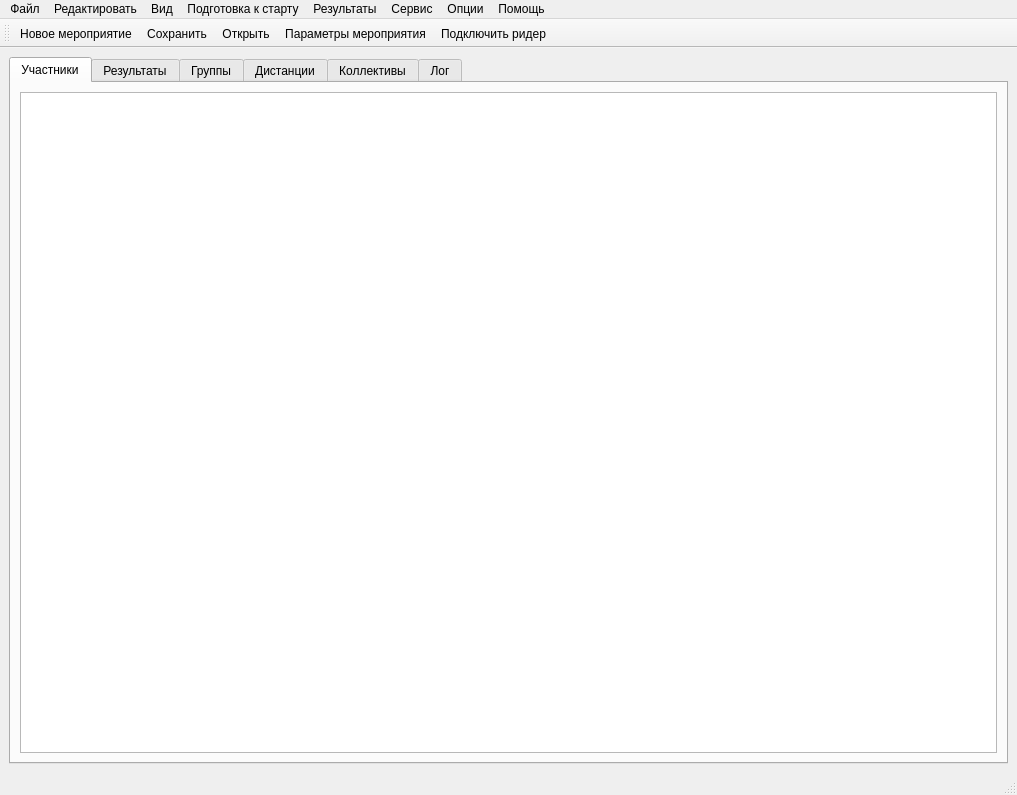
<?xml version="1.0" encoding="UTF-8"?>
<ui version="4.0">
 <class>MainWindow</class>
 <widget class="QMainWindow" name="MainWindow">
  <property name="geometry">
   <rect>
    <x>0</x>
    <y>0</y>
    <width>1017</width>
    <height>795</height>
   </rect>
  </property>
  <property name="windowTitle">
   <string>T-Event</string>
  </property>
  <widget class="QWidget" name="centralwidget">
   <layout class="QGridLayout" name="gridLayout_2">
    <item row="0" column="0">
     <widget class="QTabWidget" name="tabWidget">
      <property name="currentIndex">
       <number>0</number>
      </property>
      <property name="iconSize">
       <size>
        <width>10</width>
        <height>10</height>
       </size>
      </property>
      <widget class="QWidget" name="tab1Person">
       <attribute name="title">
        <string>Участники</string>
       </attribute>
       <layout class="QVBoxLayout" name="verticalLayout_2">
        <item>
         <widget class="QTableView" name="tablePerson"/>
        </item>
       </layout>
      </widget>
      <widget class="QWidget" name="tab2Result">
       <attribute name="title">
        <string>Результаты</string>
       </attribute>
       <layout class="QGridLayout" name="gridLayout_4">
        <item row="0" column="0">
         <widget class="QTableView" name="tableResult">
          <property name="selectionBehavior">
           <enum>QAbstractItemView::SelectRows</enum>
          </property>
         </widget>
        </item>
       </layout>
      </widget>
      <widget class="QWidget" name="tab3Group">
       <attribute name="title">
        <string>Группы</string>
       </attribute>
       <layout class="QVBoxLayout" name="verticalLayout_3">
        <item>
         <widget class="QTableView" name="tableGroup"/>
        </item>
       </layout>
      </widget>
      <widget class="QWidget" name="tab4Dist">
       <attribute name="title">
        <string>Дистанции</string>
       </attribute>
       <layout class="QVBoxLayout" name="verticalLayout_4">
        <item>
         <widget class="QTableView" name="tableDist"/>
        </item>
       </layout>
      </widget>
      <widget class="QWidget" name="tab5Org">
       <attribute name="title">
        <string>Коллективы</string>
       </attribute>
       <layout class="QVBoxLayout" name="verticalLayout">
        <item>
         <widget class="QTableView" name="tableOrg"/>
        </item>
       </layout>
      </widget>
      <widget class="QWidget" name="tab6log">
       <attribute name="title">
        <string>Лог</string>
       </attribute>
       <layout class="QGridLayout" name="gridLayout">
        <item row="0" column="0">
         <widget class="QTextEdit" name="msg_log">
          <property name="sizePolicy">
           <sizepolicy hsizetype="Expanding" vsizetype="Expanding">
            <horstretch>0</horstretch>
            <verstretch>0</verstretch>
           </sizepolicy>
          </property>
         </widget>
        </item>
       </layout>
      </widget>
     </widget>
    </item>
   </layout>
  </widget>
  <widget class="QMenuBar" name="menubar">
   <property name="geometry">
    <rect>
     <x>0</x>
     <y>0</y>
     <width>1017</width>
     <height>25</height>
    </rect>
   </property>
   <widget class="QMenu" name="menu">
    <property name="title">
     <string>Файл</string>
    </property>
    <widget class="QMenu" name="menu_2">
     <property name="title">
      <string>Импорт</string>
     </property>
     <widget class="QMenu" name="menu_SecretarST">
      <property name="title">
       <string>Заличка из SecretarST</string>
      </property>
      <addaction name="onOpenCsvSecretarStOne"/>
      <addaction name="onOpenCsvSecretarStTwo"/>
      <addaction name="onOpenCsvSecretarStFour"/>
     </widget>
     <addaction name="act_import_csv_orgeo_ru"/>
     <addaction name="act_Sportorg_JSON"/>
     <addaction name="menu_SecretarST"/>
    </widget>
    <addaction name="act_new"/>
    <addaction name="act_save"/>
    <addaction name="act_open"/>
    <addaction name="act_save_as"/>
    <addaction name="act_info"/>
    <addaction name="separator"/>
    <addaction name="menu_2"/>
    <addaction name="separator"/>
    <addaction name="act_quit"/>
   </widget>
   <widget class="QMenu" name="menu_3">
    <property name="title">
     <string>Редактировать</string>
    </property>
    <addaction name="act_insert"/>
    <addaction name="act_delete"/>
    <addaction name="act_copy"/>
    <addaction name="act_duplicate"/>
   </widget>
   <widget class="QMenu" name="menu_4">
    <property name="title">
     <string>Вид</string>
    </property>
    <addaction name="act_refresh"/>
    <addaction name="act_filtr"/>
    <addaction name="act_find"/>
    <addaction name="separator"/>
    <addaction name="act_show_persons"/>
    <addaction name="act_show_results"/>
    <addaction name="act_show_groups"/>
    <addaction name="act_show_dists"/>
    <addaction name="act_show_orgs"/>
   </widget>
   <widget class="QMenu" name="menu_5">
    <property name="title">
     <string>Подготовка к старту</string>
    </property>
    <addaction name="act_preparation"/>
   </widget>
   <widget class="QMenu" name="menu_6">
    <property name="title">
     <string>Результаты</string>
    </property>
   </widget>
   <widget class="QMenu" name="menu_7">
    <property name="title">
     <string>Сервис</string>
    </property>
   </widget>
   <widget class="QMenu" name="menu_8">
    <property name="title">
     <string>Опции</string>
    </property>
    <addaction name="act_comport_dialogset"/>
    <addaction name="act_connect_comport"/>
    <addaction name="act_disconnect_comport"/>
    <addaction name="separator"/>
    <addaction name="act_online"/>
   </widget>
   <widget class="QMenu" name="menu_9">
    <property name="title">
     <string>Помощь</string>
    </property>
   </widget>
   <addaction name="menu"/>
   <addaction name="menu_3"/>
   <addaction name="menu_4"/>
   <addaction name="menu_5"/>
   <addaction name="menu_6"/>
   <addaction name="menu_7"/>
   <addaction name="menu_8"/>
   <addaction name="menu_9"/>
  </widget>
  <widget class="QStatusBar" name="statusbar"/>
  <widget class="QToolBar" name="toolBar">
   <property name="windowTitle">
    <string>toolBar</string>
   </property>
   <attribute name="toolBarArea">
    <enum>TopToolBarArea</enum>
   </attribute>
   <attribute name="toolBarBreak">
    <bool>false</bool>
   </attribute>
   <addaction name="act_new"/>
   <addaction name="act_save"/>
   <addaction name="act_open"/>
   <addaction name="act_info"/>
   <addaction name="act_connect_comport"/>
  </widget>
  <action name="act_new">
   <property name="icon">
    <iconset resource="../resource.qrc">
     <normaloff>:/rec/img/new.svg</normaloff>:/rec/img/new.svg</iconset>
   </property>
   <property name="text">
    <string>Новое мероприятие</string>
   </property>
   <property name="toolTip">
    <string>Создать</string>
   </property>
   <property name="shortcut">
    <string>Ctrl+N</string>
   </property>
  </action>
  <action name="act_save">
   <property name="icon">
    <iconset resource="../resource.qrc">
     <normaloff>:/rec/img/save.svg</normaloff>:/rec/img/save.svg</iconset>
   </property>
   <property name="text">
    <string>Сохранить</string>
   </property>
   <property name="shortcut">
    <string>Ctrl+S</string>
   </property>
  </action>
  <action name="act_open">
   <property name="icon">
    <iconset resource="../resource.qrc">
     <normaloff>:/rec/img/open.svg</normaloff>:/rec/img/open.svg</iconset>
   </property>
   <property name="text">
    <string>Открыть</string>
   </property>
   <property name="shortcut">
    <string>Ctrl+O</string>
   </property>
  </action>
  <action name="act_save_as">
   <property name="text">
    <string>Сохранить как...</string>
   </property>
  </action>
  <action name="act_info">
   <property name="icon">
    <iconset resource="../resource.qrc">
     <normaloff>:/rec/img/info.svg</normaloff>:/rec/img/info.svg</iconset>
   </property>
   <property name="text">
    <string>Параметры мероприятия</string>
   </property>
   <property name="shortcut">
    <string>Ctrl+I</string>
   </property>
  </action>
  <action name="act_import_csv_orgeo_ru">
   <property name="text">
    <string>Заяка CSV (Orgeo.ru)</string>
   </property>
  </action>
  <action name="act_quit">
   <property name="icon">
    <iconset resource="../resource.qrc">
     <normaloff>:/rec/img/quit.svg</normaloff>:/rec/img/quit.svg</iconset>
   </property>
   <property name="text">
    <string>Выход</string>
   </property>
  </action>
  <action name="act_Sportorg_JSON">
   <property name="text">
    <string>Мероприятие Sportorg (JSON)</string>
   </property>
  </action>
  <action name="act_refresh">
   <property name="text">
    <string>Обновить</string>
   </property>
   <property name="shortcut">
    <string>F5</string>
   </property>
  </action>
  <action name="act_filtr">
   <property name="text">
    <string>Фильтрация</string>
   </property>
   <property name="shortcut">
    <string>F2</string>
   </property>
  </action>
  <action name="act_find">
   <property name="text">
    <string>Поиск</string>
   </property>
   <property name="shortcut">
    <string>Ctrl+F</string>
   </property>
  </action>
  <action name="act_show_persons">
   <property name="text">
    <string>Участники</string>
   </property>
   <property name="shortcut">
    <string>Ctrl+1</string>
   </property>
  </action>
  <action name="act_show_results">
   <property name="text">
    <string>Результаты</string>
   </property>
   <property name="shortcut">
    <string>Ctrl+2</string>
   </property>
  </action>
  <action name="act_show_groups">
   <property name="text">
    <string>Группы</string>
   </property>
   <property name="shortcut">
    <string>Ctrl+3</string>
   </property>
  </action>
  <action name="act_show_dists">
   <property name="text">
    <string>Дистанции</string>
   </property>
   <property name="shortcut">
    <string>Ctrl+4</string>
   </property>
  </action>
  <action name="act_show_orgs">
   <property name="text">
    <string>Команды</string>
   </property>
   <property name="shortcut">
    <string>Ctrl+5</string>
   </property>
  </action>
  <action name="act_insert">
   <property name="text">
    <string>Добавить запись</string>
   </property>
  </action>
  <action name="act_delete">
   <property name="text">
    <string>Удалить</string>
   </property>
  </action>
  <action name="act_copy">
   <property name="text">
    <string>Копировать</string>
   </property>
  </action>
  <action name="act_duplicate">
   <property name="text">
    <string>Дублировать</string>
   </property>
  </action>
  <action name="act_comport_dialogset">
   <property name="text">
    <string>Настройки COM-порта</string>
   </property>
  </action>
  <action name="act_connect_comport">
   <property name="icon">
    <iconset resource="../resource.qrc">
     <normaloff>:/rec/img/disconnect.png</normaloff>:/rec/img/disconnect.png</iconset>
   </property>
   <property name="text">
    <string>Подключить ридер</string>
   </property>
  </action>
  <action name="act_disconnect_comport">
   <property name="enabled">
    <bool>false</bool>
   </property>
   <property name="icon">
    <iconset resource="../resource.qrc">
     <normaloff>:/rec/img/connect.png</normaloff>:/rec/img/connect.png</iconset>
   </property>
   <property name="text">
    <string>Отключить ридер</string>
   </property>
  </action>
  <action name="act_online">
   <property name="text">
    <string>Online</string>
   </property>
  </action>
  <action name="act_preparation">
   <property name="text">
    <string>Подготовка к старту</string>
   </property>
  </action>
  <action name="onOpenCsvSecretarStOne">
   <property name="text">
    <string>личка</string>
   </property>
  </action>
  <action name="onOpenCsvSecretarStTwo">
   <property name="text">
    <string>связка</string>
   </property>
  </action>
  <action name="onOpenCsvSecretarStFour">
   <property name="text">
    <string>группа</string>
   </property>
  </action>
 </widget>
 <resources>
  <include location="../resource.qrc"/>
 </resources>
 <connections/>
</ui>
